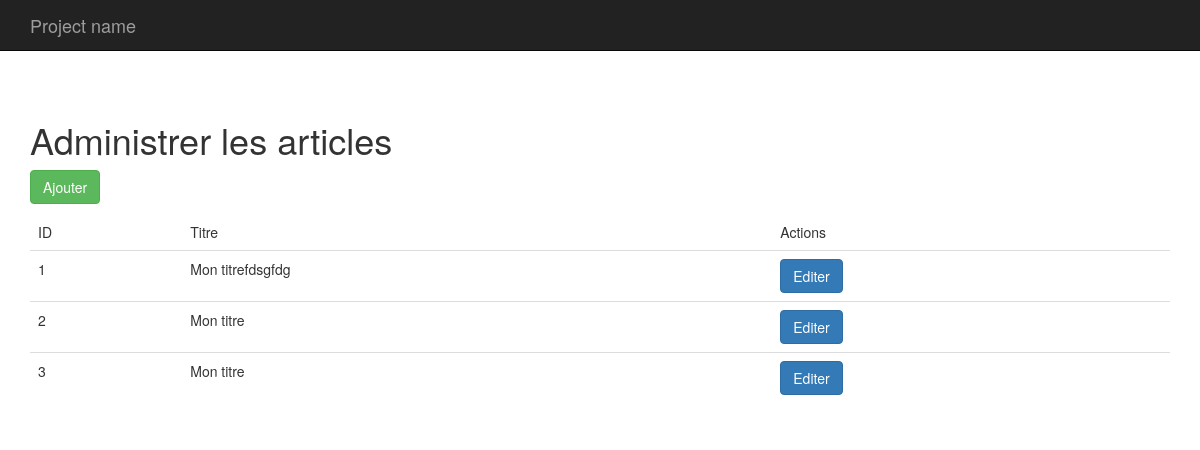
/admin.php (signed in), run on the app's committed database.
### tables this page shows
CREATE TABLE `articles` (
  `id` int(11) NOT NULL AUTO_INCREMENT,
  `titre` varchar(255) DEFAULT NULL,
  `contenu` longtext,
  `date` datetime DEFAULT NULL,
  `category_id` int(11) DEFAULT NULL,
  PRIMARY KEY (`id`),
  KEY `category_id` (`category_id`)
);

### app/app.php (called while the page is built, shortened)
<?php
class App{
    private $db_instance;
    private static $_instance;
    public static function getInstance(){
        if(is_null(self::$_instance)){
            self::$_instance = new App();
        }
        return self::$_instance;
    }
    public static function load(){
        require ROOT . '/app/Autoloader.php';
        require ROOT . '/core/Autoloader.php';
    }
    public function getTable($name){
        return new $class_name($this->getDb());
    }
    public function getDb(){
        $config = Config::getInstance(ROOT . '/config/Config.php');
        if(is_null($this->db_instance)){
            $this->db_instance = new MysqlDatabase($config->get('db_name'), $config->get('db_user'), $config->get('db_pass'), $config->get('db_host'));
        }
        return $this->db_instance;
    }
}
?>

### app/Autoloader.php (called while the page is built, shortened)
<?php
    class Autoloader{
        static function autoload($class){
            if(strpos($class,__NAMESPACE__. '\\') === 0){
            $class = str_replace(__NAMESPACE__.'\\', '', $class);
            $class = str_replace('\\', '/', $class );
            }
        }
    }
?>

### core/Autoloader.php (called while the page is built, shortened)
<?php
    class Autoloader{
        static function autoload($class){
            if(strpos($class,__NAMESPACE__ . '\\') === 0){
            $class = str_replace(__NAMESPACE__ . '\\', '', $class);
            $class = str_replace('\\', '/', $class );
            }
        }
    }
?>

### core/Config.php (called while the page is built, shortened)
<?php
class Config{
    private $settings = [];
    private static $_instance;
    private function __construct($file){
        $this->settings = require ($file);
    }
    public static function getInstance($file){
        if(is_null(self::$_instance)){
            self::$_instance = new Config($file);
        }
        return self::$_instance;
    }
    public function get($key){
        return $this->settings[$key];
    }
}
?>

### config/Config.php (called while the page is built)
<?php
return array (
    "db_name" => "blog",
    "db_user" => "root",
    "db_pass" => "",
    "db_host" => "localhost:3306",
);
?>

### core/Table/Table.php (called while the page is built, shortened)
<?php
    class Table{
        protected $table;
        protected $db;
        public function __construct(Database $db)
        {
            $this->db = $db;
        }
       public function all(){
            return $this->query('SELECT * FROM blog.' . $this->table);
        }
        public function query($statement, $attributes = null, $one = false){
            if($attributes){
                return $this->db->prepare(
                    $statement,
                    $attributes,
                    str_replace('Table', 'Entity', get_class($this)),
                    $one
                );
            }else{
                    return $this->db->query(
                        $statement,
                        str_replace('Table', 'Entity', get_class($this)),
                        $one
                    );
            }
        }
    }
?>

### core/Database/MysqlDatabase.php (called while the page is built, shortened)
<?php
class MysqlDatabase extends Database{
    private $pdo;
    private function getPDO(){
        if($this->pdo === null){
        $pdo = new PDO ('mysql:host=blog;host=localhost:3306', 'root', '');
        $pdo->setAttribute(PDO::ATTR_ERRMODE, PDO::ERRMODE_EXCEPTION);
        $this->pdo = $pdo;
        }
        return $this->pdo;
    }
    public function query($statement, $class_name = null, $one = false){
        $req = $this->getPDO()->query($statement);
        if($class_name === null){
            $req->setFetchMode(PDO::FETCH_OBJ);
        }else{
            $req->setFetchMode(PDO::FETCH_CLASS, $class_name);
        }
        if($one){
            $datas = $req->fetch();
        }else{
            $datas = $req->fetchAll();
        }
        return $datas;
    }
}
?>

### pages/admin/posts/index.php (the view)
<?php
$posts = App::getInstance()->getTable('Post')->all();
?>
<h1>Administrer les articles</h1>
<p>
     <a href="?p=posts.add" class="btn btn-success">Ajouter</a>
</p>
<table class="table">
    <thead>
        <tr>
            <td>ID</td>
            <td>Titre</td>
            <td>Actions</td>
        </tr>
    </thead>
    <tbody>
        <?php foreach($posts as $post): ?>
        <tr>
            <td><?= $post->id; ?></td>
            <td><?= $post->titre; ?></td>
            <td>
              <a href="?p=posts.edit&id=<?= $post->id; ?>" class="btn btn-primary">Editer</a>
            </td>
        </tr>
        <?php endforeach; ?>
    </tbody>
</table>

### data on the page
articles: id "1", titre "Mon titrefdsgfdg"
articles: id "2", titre "Mon titre"
articles: id "3", titre "Mon titre"
